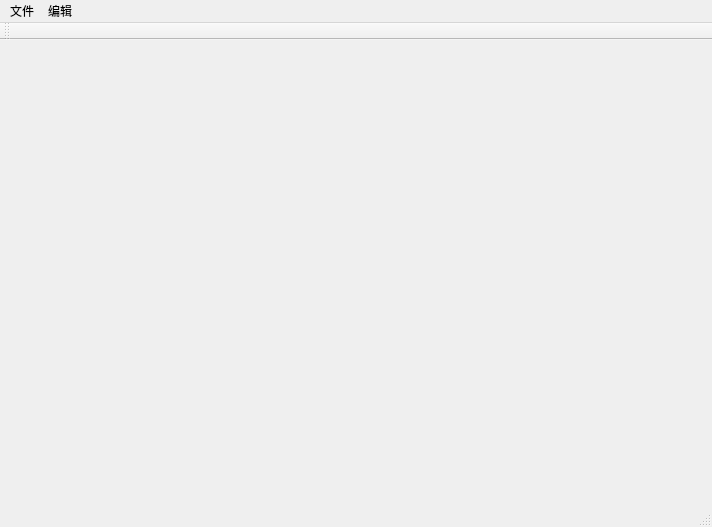
<?xml version="1.0" encoding="UTF-8"?>
<ui version="4.0">
 <class>MainWindowClass</class>
 <widget class="QMainWindow" name="MainWindowClass">
  <property name="geometry">
   <rect>
    <x>0</x>
    <y>0</y>
    <width>712</width>
    <height>527</height>
   </rect>
  </property>
  <property name="windowTitle">
   <string>MainWindow</string>
  </property>
  <widget class="QWidget" name="centralWidget"/>
  <widget class="QMenuBar" name="menuBar">
   <property name="geometry">
    <rect>
     <x>0</x>
     <y>0</y>
     <width>712</width>
     <height>23</height>
    </rect>
   </property>
   <widget class="QMenu" name="menu">
    <property name="title">
     <string>文件</string>
    </property>
   </widget>
   <widget class="QMenu" name="menu_2">
    <property name="title">
     <string>编辑</string>
    </property>
   </widget>
   <addaction name="menu"/>
   <addaction name="menu_2"/>
  </widget>
  <widget class="QToolBar" name="mainToolBar">
   <attribute name="toolBarArea">
    <enum>TopToolBarArea</enum>
   </attribute>
   <attribute name="toolBarBreak">
    <bool>false</bool>
   </attribute>
  </widget>
  <widget class="QStatusBar" name="statusBar"/>
 </widget>
 <layoutdefault spacing="6" margin="11"/>
 <resources>
  <include location="MainWindow.qrc"/>
 </resources>
 <connections/>
</ui>
